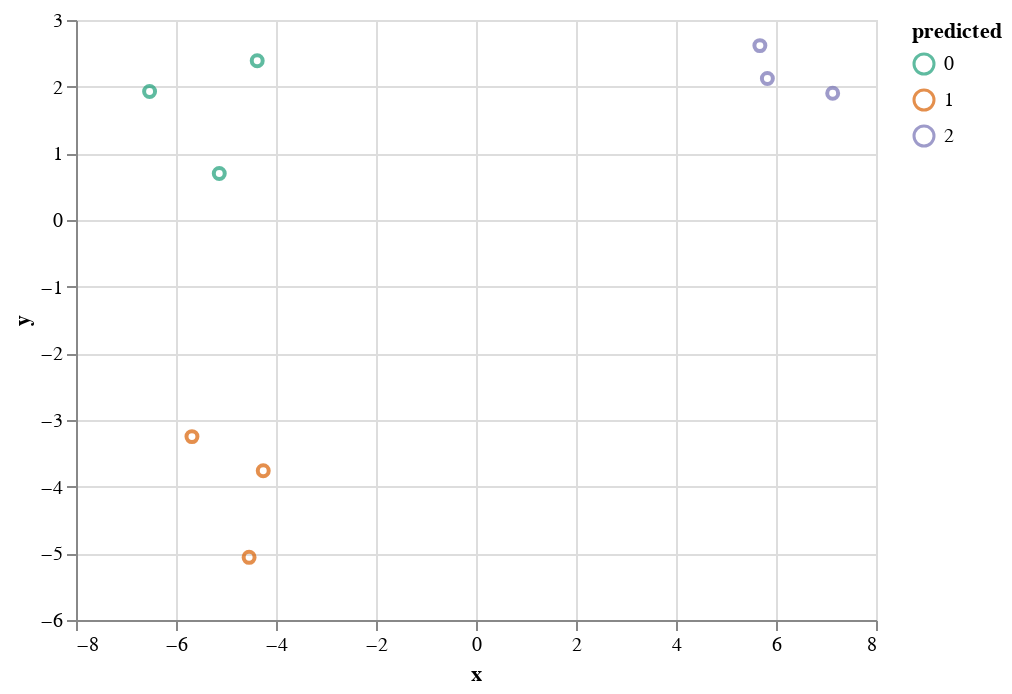

Notebook cell for this chart:
### Code cell
seed=1
data = generate_gmm_data_fixed_means(n = 3, means = np.array([[-6, 3], [-6, -3], [6, 3]]), std=1, seed=seed)
p = AltairPlotter()
p.assignments(data.xs, data.ys)

### Figure 1 — Vega-Lite specification as saved in the notebook (floating-point values rounded to 4 significant figures)
{"config": {"view": {"continuousWidth": 400, "continuousHeight": 300}}, "data": {"name": "data-3c1414f2409cd0f6b2a26d6ad3a2333f"}, "mark": "point", "encoding": {"color": {"type": "nominal", "field": "predicted", "scale": {"scheme": "dark2"}}, "x": {"type": "quantitative", "field": "x"}, "y": {"type": "quantitative", "field": "y"}}, "$schema": "https://vega.github.io/schema/vega-lite/v4.8.1.json", "datasets": {"data-3c1414f2409cd0f6b2a26d6ad3a2333f": [{"x": -4.376, "y": 2.388, "predicted": 0}, {"x": -6.528, "y": 1.927, "predicted": 0}, {"x": -5.135, "y": 0.6985, "predicted": 0}, {"x": -4.255, "y": -3.761, "predicted": 1}, {"x": -5.681, "y": -3.249, "predicted": 1}, {"x": -4.538, "y": -5.06, "predicted": 1}, {"x": 5.678, "y": 2.616, "predicted": 2}, {"x": 7.134, "y": 1.9, "predicted": 2}, {"x": 5.828, "y": 2.122, "predicted": 2}]}}
